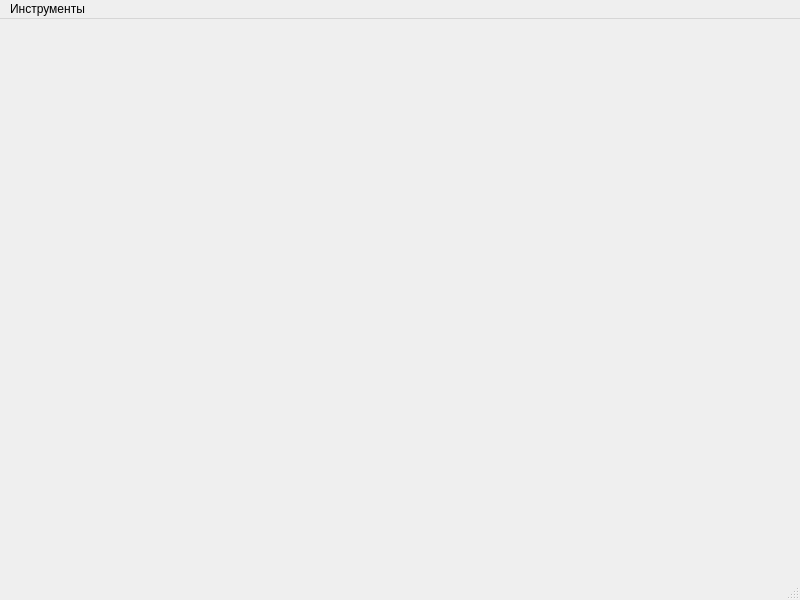
<?xml version="1.0" encoding="UTF-8"?>
<ui version="4.0">
 <class>MasterWindow</class>
 <widget class="QMainWindow" name="MasterWindow">
  <property name="geometry">
   <rect>
    <x>0</x>
    <y>0</y>
    <width>800</width>
    <height>600</height>
   </rect>
  </property>
  <property name="windowTitle">
   <string>MasterWindow</string>
  </property>
  <widget class="QWidget" name="centralwidget"/>
  <widget class="QMenuBar" name="menubar">
   <property name="geometry">
    <rect>
     <x>0</x>
     <y>0</y>
     <width>800</width>
     <height>21</height>
    </rect>
   </property>
   <widget class="QMenu" name="menu">
    <property name="title">
     <string>Инструменты</string>
    </property>
    <widget class="QMenu" name="menu_2">
     <property name="title">
      <string>Получить данные</string>
     </property>
     <addaction name="action_3"/>
    </widget>
    <addaction name="add_user_window"/>
    <addaction name="menu_2"/>
    <addaction name="action_4"/>
   </widget>
   <addaction name="menu"/>
  </widget>
  <widget class="QStatusBar" name="statusbar"/>
  <action name="add_user_window">
   <property name="enabled">
    <bool>false</bool>
   </property>
   <property name="text">
    <string>Добавить окно игрока</string>
   </property>
  </action>
  <action name="action_3">
   <property name="text">
    <string>Неигровые персонажи</string>
   </property>
  </action>
  <action name="action_4">
   <property name="text">
    <string>Добавить карту</string>
   </property>
  </action>
 </widget>
 <resources/>
 <connections/>
</ui>
